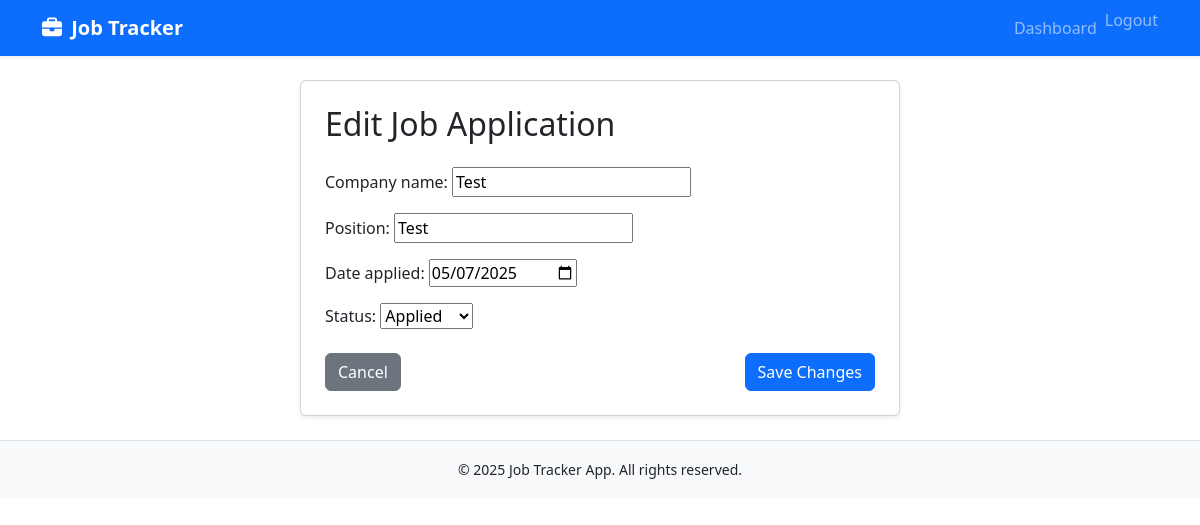
Page /edit/3/ (signed in) on the committed database.
### jobs/models.py (models this page shows, shortened)
class JobApplication(models.Model):
    user = models.ForeignKey(User, on_delete=models.CASCADE)
    company_name = models.CharField(max_length=255)
    position = models.CharField(max_length=255)
    date_applied = models.DateField()
    status = models.CharField(max_length=50, choices=[
        ('applied', 'Applied'),
        ('interview', 'Interview'),
        ('offer', 'Offer'),
        ('rejected', 'Rejected'),
    ])

### jobs/views.py (the view)
# urls.py: path('edit/<int:job_id>/', views.edit_job, name='edit_job'),
@login_required
def edit_job(request, job_id):
    job = JobApplication.objects.get(id=job_id, user=request.user)
    if request.method == 'POST':
        form = JobApplicationForm(request.POST, instance=job)
        if form.is_valid():
            form.save()
            return redirect('dashboard')
    else:
        form = JobApplicationForm(instance=job)
    return render(request, 'jobs/edit_job.html', {'form': form, 'job': job})

### jobs/forms.py
class JobApplicationForm(forms.ModelForm):
    class Meta:
        model = JobApplication
        fields = ['company_name', 'position', 'date_applied', 'status']
        widgets = {
            'date_applied': forms.DateInput(attrs={'type': 'date'}),
        }

### jobs/templates/jobs/edit_job.html (shortened to what this page needs)
{% extends "base.html" %}
{% block content %}
<div class="card shadow-sm p-4 mx-auto" style="max-width: 600px;">
  <h2 class="mb-4">Edit Job Application</h2>
  <form method="post" novalidate>
    {{ form.as_p }}
    <div class="d-flex justify-content-between mt-4">
      <a href="{% url 'dashboard' %}" class="btn btn-secondary">
        Cancel
      </a>
      <button type="submit" class="btn btn-primary">
        Save Changes
      </button>
    </div>
  </form>
</div>
{% endblock %}

### rows in the picture
JobApplication: company_name "Test", position "Test", date_applied "05/07/2025", status "Applied"

### other values in the picture
{{ year|default:"2025" }} "2025"
